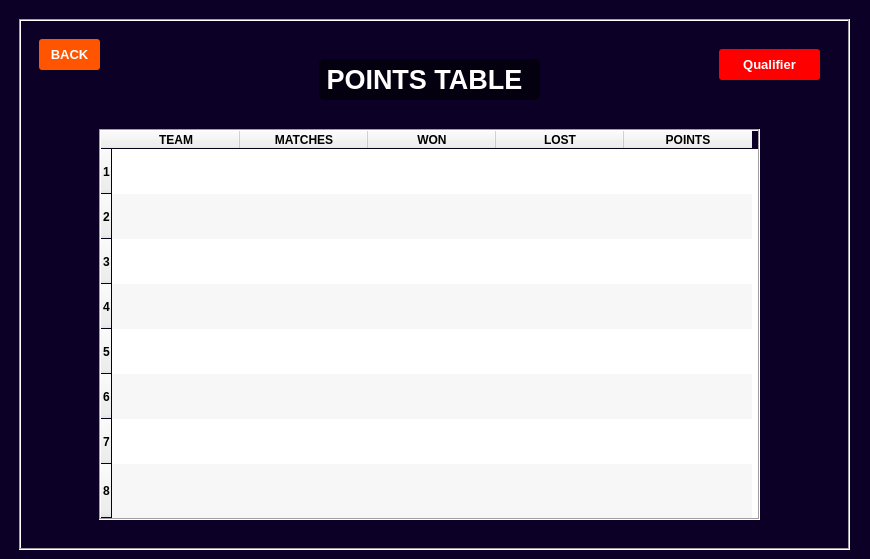
<?xml version="1.0" encoding="UTF-8"?>
<ui version="4.0">
 <class>MainWindow_PTOU</class>
 <widget class="QMainWindow" name="MainWindow_PTOU">
  <property name="geometry">
   <rect>
    <x>0</x>
    <y>0</y>
    <width>870</width>
    <height>559</height>
   </rect>
  </property>
  <property name="palette">
   <palette>
    <active>
     <colorrole role="Base">
      <brush brushstyle="SolidPattern">
       <color alpha="255">
        <red>255</red>
        <green>255</green>
        <blue>255</blue>
       </color>
      </brush>
     </colorrole>
     <colorrole role="Window">
      <brush brushstyle="SolidPattern">
       <color alpha="255">
        <red>12</red>
        <green>0</green>
        <blue>38</blue>
       </color>
      </brush>
     </colorrole>
    </active>
    <inactive>
     <colorrole role="Base">
      <brush brushstyle="SolidPattern">
       <color alpha="255">
        <red>255</red>
        <green>255</green>
        <blue>255</blue>
       </color>
      </brush>
     </colorrole>
     <colorrole role="Window">
      <brush brushstyle="SolidPattern">
       <color alpha="255">
        <red>12</red>
        <green>0</green>
        <blue>38</blue>
       </color>
      </brush>
     </colorrole>
    </inactive>
    <disabled>
     <colorrole role="Base">
      <brush brushstyle="SolidPattern">
       <color alpha="255">
        <red>12</red>
        <green>0</green>
        <blue>38</blue>
       </color>
      </brush>
     </colorrole>
     <colorrole role="Window">
      <brush brushstyle="SolidPattern">
       <color alpha="255">
        <red>12</red>
        <green>0</green>
        <blue>38</blue>
       </color>
      </brush>
     </colorrole>
    </disabled>
   </palette>
  </property>
  <property name="windowTitle">
   <string>MainWindow</string>
  </property>
  <widget class="QWidget" name="centralwidget">
   <widget class="QFrame" name="frame">
    <property name="geometry">
     <rect>
      <x>19</x>
      <y>19</y>
      <width>831</width>
      <height>531</height>
     </rect>
    </property>
    <property name="styleSheet">
     <string notr="true"/>
    </property>
    <property name="frameShape">
     <enum>QFrame::Box</enum>
    </property>
    <property name="frameShadow">
     <enum>QFrame::Sunken</enum>
    </property>
    <widget class="QLabel" name="label">
     <property name="geometry">
      <rect>
       <x>10</x>
       <y>10</y>
       <width>811</width>
       <height>511</height>
      </rect>
     </property>
     <property name="text">
      <string/>
     </property>
     <property name="pixmap">
      <pixmap>images/ux-design-studio-by-thence-designing-for-outcomes-not-outputs-3943.jpg</pixmap>
     </property>
     <property name="scaledContents">
      <bool>true</bool>
     </property>
     <property name="wordWrap">
      <bool>true</bool>
     </property>
    </widget>
    <widget class="QPushButton" name="pushButton_back">
     <property name="geometry">
      <rect>
       <x>20</x>
       <y>20</y>
       <width>61</width>
       <height>31</height>
      </rect>
     </property>
     <property name="palette">
      <palette>
       <active>
        <colorrole role="WindowText">
         <brush brushstyle="SolidPattern">
          <color alpha="255">
           <red>255</red>
           <green>255</green>
           <blue>255</blue>
          </color>
         </brush>
        </colorrole>
        <colorrole role="Button">
         <brush brushstyle="SolidPattern">
          <color alpha="255">
           <red>255</red>
           <green>85</green>
           <blue>0</blue>
          </color>
         </brush>
        </colorrole>
        <colorrole role="Text">
         <brush brushstyle="SolidPattern">
          <color alpha="255">
           <red>255</red>
           <green>255</green>
           <blue>255</blue>
          </color>
         </brush>
        </colorrole>
        <colorrole role="ButtonText">
         <brush brushstyle="SolidPattern">
          <color alpha="255">
           <red>255</red>
           <green>255</green>
           <blue>255</blue>
          </color>
         </brush>
        </colorrole>
        <colorrole role="Base">
         <brush brushstyle="SolidPattern">
          <color alpha="255">
           <red>255</red>
           <green>85</green>
           <blue>0</blue>
          </color>
         </brush>
        </colorrole>
        <colorrole role="Window">
         <brush brushstyle="SolidPattern">
          <color alpha="255">
           <red>255</red>
           <green>85</green>
           <blue>0</blue>
          </color>
         </brush>
        </colorrole>
       </active>
       <inactive>
        <colorrole role="WindowText">
         <brush brushstyle="SolidPattern">
          <color alpha="255">
           <red>255</red>
           <green>255</green>
           <blue>255</blue>
          </color>
         </brush>
        </colorrole>
        <colorrole role="Button">
         <brush brushstyle="SolidPattern">
          <color alpha="255">
           <red>255</red>
           <green>85</green>
           <blue>0</blue>
          </color>
         </brush>
        </colorrole>
        <colorrole role="Text">
         <brush brushstyle="SolidPattern">
          <color alpha="255">
           <red>255</red>
           <green>255</green>
           <blue>255</blue>
          </color>
         </brush>
        </colorrole>
        <colorrole role="ButtonText">
         <brush brushstyle="SolidPattern">
          <color alpha="255">
           <red>255</red>
           <green>255</green>
           <blue>255</blue>
          </color>
         </brush>
        </colorrole>
        <colorrole role="Base">
         <brush brushstyle="SolidPattern">
          <color alpha="255">
           <red>255</red>
           <green>85</green>
           <blue>0</blue>
          </color>
         </brush>
        </colorrole>
        <colorrole role="Window">
         <brush brushstyle="SolidPattern">
          <color alpha="255">
           <red>255</red>
           <green>85</green>
           <blue>0</blue>
          </color>
         </brush>
        </colorrole>
       </inactive>
       <disabled>
        <colorrole role="WindowText">
         <brush brushstyle="SolidPattern">
          <color alpha="255">
           <red>255</red>
           <green>255</green>
           <blue>255</blue>
          </color>
         </brush>
        </colorrole>
        <colorrole role="Button">
         <brush brushstyle="SolidPattern">
          <color alpha="255">
           <red>255</red>
           <green>85</green>
           <blue>0</blue>
          </color>
         </brush>
        </colorrole>
        <colorrole role="Text">
         <brush brushstyle="SolidPattern">
          <color alpha="255">
           <red>255</red>
           <green>255</green>
           <blue>255</blue>
          </color>
         </brush>
        </colorrole>
        <colorrole role="ButtonText">
         <brush brushstyle="SolidPattern">
          <color alpha="255">
           <red>255</red>
           <green>255</green>
           <blue>255</blue>
          </color>
         </brush>
        </colorrole>
        <colorrole role="Base">
         <brush brushstyle="SolidPattern">
          <color alpha="255">
           <red>255</red>
           <green>85</green>
           <blue>0</blue>
          </color>
         </brush>
        </colorrole>
        <colorrole role="Window">
         <brush brushstyle="SolidPattern">
          <color alpha="255">
           <red>255</red>
           <green>85</green>
           <blue>0</blue>
          </color>
         </brush>
        </colorrole>
       </disabled>
      </palette>
     </property>
     <property name="font">
      <font>
       <pointsize>10</pointsize>
       <weight>75</weight>
       <bold>true</bold>
      </font>
     </property>
     <property name="autoFillBackground">
      <bool>false</bool>
     </property>
     <property name="styleSheet">
      <string notr="true">QPushButton{
  border-style: outset;	
  color: rgb(255, 255, 255);
  text-shadow: 2px 2px 2px red;
  background-color: rgb(255, 85, 0);
  border-radius: 3px;
}</string>
     </property>
     <property name="text">
      <string>BACK</string>
     </property>
    </widget>
    <widget class="QLabel" name="label_16">
     <property name="geometry">
      <rect>
       <x>300</x>
       <y>40</y>
       <width>221</width>
       <height>41</height>
      </rect>
     </property>
     <property name="palette">
      <palette>
       <active>
        <colorrole role="WindowText">
         <brush brushstyle="SolidPattern">
          <color alpha="255">
           <red>255</red>
           <green>255</green>
           <blue>255</blue>
          </color>
         </brush>
        </colorrole>
        <colorrole role="Button">
         <brush brushstyle="SolidPattern">
          <color alpha="153">
           <red>0</red>
           <green>0</green>
           <blue>0</blue>
          </color>
         </brush>
        </colorrole>
        <colorrole role="Base">
         <brush brushstyle="SolidPattern">
          <color alpha="153">
           <red>0</red>
           <green>0</green>
           <blue>0</blue>
          </color>
         </brush>
        </colorrole>
        <colorrole role="Window">
         <brush brushstyle="SolidPattern">
          <color alpha="153">
           <red>0</red>
           <green>0</green>
           <blue>0</blue>
          </color>
         </brush>
        </colorrole>
       </active>
       <inactive>
        <colorrole role="WindowText">
         <brush brushstyle="SolidPattern">
          <color alpha="255">
           <red>255</red>
           <green>255</green>
           <blue>255</blue>
          </color>
         </brush>
        </colorrole>
        <colorrole role="Button">
         <brush brushstyle="SolidPattern">
          <color alpha="153">
           <red>0</red>
           <green>0</green>
           <blue>0</blue>
          </color>
         </brush>
        </colorrole>
        <colorrole role="Base">
         <brush brushstyle="SolidPattern">
          <color alpha="153">
           <red>0</red>
           <green>0</green>
           <blue>0</blue>
          </color>
         </brush>
        </colorrole>
        <colorrole role="Window">
         <brush brushstyle="SolidPattern">
          <color alpha="153">
           <red>0</red>
           <green>0</green>
           <blue>0</blue>
          </color>
         </brush>
        </colorrole>
       </inactive>
       <disabled>
        <colorrole role="WindowText">
         <brush brushstyle="SolidPattern">
          <color alpha="255">
           <red>120</red>
           <green>120</green>
           <blue>120</blue>
          </color>
         </brush>
        </colorrole>
        <colorrole role="Button">
         <brush brushstyle="SolidPattern">
          <color alpha="153">
           <red>0</red>
           <green>0</green>
           <blue>0</blue>
          </color>
         </brush>
        </colorrole>
        <colorrole role="Base">
         <brush brushstyle="SolidPattern">
          <color alpha="153">
           <red>0</red>
           <green>0</green>
           <blue>0</blue>
          </color>
         </brush>
        </colorrole>
        <colorrole role="Window">
         <brush brushstyle="SolidPattern">
          <color alpha="153">
           <red>0</red>
           <green>0</green>
           <blue>0</blue>
          </color>
         </brush>
        </colorrole>
       </disabled>
      </palette>
     </property>
     <property name="font">
      <font>
       <pointsize>20</pointsize>
       <weight>75</weight>
       <bold>true</bold>
       <underline>false</underline>
       <strikeout>false</strikeout>
       <kerning>true</kerning>
      </font>
     </property>
     <property name="styleSheet">
      <string notr="true">background-color: rgba(0, 0, 0, 0.6);
border-radius:5px;</string>
     </property>
     <property name="text">
      <string> POINTS TABLE </string>
     </property>
    </widget>
    <widget class="QTableWidget" name="tableWidget_PTOU">
     <property name="geometry">
      <rect>
       <x>80</x>
       <y>110</y>
       <width>661</width>
       <height>391</height>
      </rect>
     </property>
     <property name="sizePolicy">
      <sizepolicy hsizetype="Expanding" vsizetype="Expanding">
       <horstretch>0</horstretch>
       <verstretch>0</verstretch>
      </sizepolicy>
     </property>
     <property name="font">
      <font>
       <weight>75</weight>
       <bold>true</bold>
      </font>
     </property>
     <property name="autoFillBackground">
      <bool>false</bool>
     </property>
     <property name="frameShape">
      <enum>QFrame::Box</enum>
     </property>
     <property name="editTriggers">
      <set>QAbstractItemView::NoEditTriggers</set>
     </property>
     <property name="dragEnabled">
      <bool>true</bool>
     </property>
     <property name="dragDropMode">
      <enum>QAbstractItemView::NoDragDrop</enum>
     </property>
     <property name="alternatingRowColors">
      <bool>true</bool>
     </property>
     <property name="selectionMode">
      <enum>QAbstractItemView::NoSelection</enum>
     </property>
     <property name="selectionBehavior">
      <enum>QAbstractItemView::SelectRows</enum>
     </property>
     <property name="iconSize">
      <size>
       <width>0</width>
       <height>0</height>
      </size>
     </property>
     <property name="showGrid">
      <bool>false</bool>
     </property>
     <property name="gridStyle">
      <enum>Qt::NoPen</enum>
     </property>
     <property name="sortingEnabled">
      <bool>false</bool>
     </property>
     <property name="wordWrap">
      <bool>true</bool>
     </property>
     <property name="cornerButtonEnabled">
      <bool>true</bool>
     </property>
     <attribute name="horizontalHeaderCascadingSectionResizes">
      <bool>true</bool>
     </attribute>
     <attribute name="horizontalHeaderDefaultSectionSize">
      <number>128</number>
     </attribute>
     <attribute name="horizontalHeaderMinimumSectionSize">
      <number>38</number>
     </attribute>
     <attribute name="verticalHeaderCascadingSectionResizes">
      <bool>true</bool>
     </attribute>
     <attribute name="verticalHeaderDefaultSectionSize">
      <number>45</number>
     </attribute>
     <attribute name="verticalHeaderStretchLastSection">
      <bool>true</bool>
     </attribute>
     <row>
      <property name="text">
       <string>1</string>
      </property>
      <property name="font">
       <font>
        <weight>75</weight>
        <bold>true</bold>
       </font>
      </property>
     </row>
     <row>
      <property name="text">
       <string>2</string>
      </property>
      <property name="font">
       <font>
        <weight>75</weight>
        <bold>true</bold>
       </font>
      </property>
     </row>
     <row>
      <property name="text">
       <string>3</string>
      </property>
      <property name="font">
       <font>
        <weight>75</weight>
        <bold>true</bold>
       </font>
      </property>
     </row>
     <row>
      <property name="text">
       <string>4</string>
      </property>
      <property name="font">
       <font>
        <weight>75</weight>
        <bold>true</bold>
       </font>
      </property>
     </row>
     <row>
      <property name="text">
       <string>5</string>
      </property>
      <property name="font">
       <font>
        <weight>75</weight>
        <bold>true</bold>
       </font>
      </property>
     </row>
     <row>
      <property name="text">
       <string>6</string>
      </property>
      <property name="font">
       <font>
        <weight>75</weight>
        <bold>true</bold>
       </font>
      </property>
     </row>
     <row>
      <property name="text">
       <string>7</string>
      </property>
      <property name="font">
       <font>
        <weight>75</weight>
        <bold>true</bold>
       </font>
      </property>
     </row>
     <row>
      <property name="text">
       <string>8</string>
      </property>
      <property name="font">
       <font>
        <weight>75</weight>
        <bold>true</bold>
       </font>
      </property>
     </row>
     <column>
      <property name="text">
       <string>TEAM</string>
      </property>
      <property name="font">
       <font>
        <weight>75</weight>
        <bold>true</bold>
       </font>
      </property>
     </column>
     <column>
      <property name="text">
       <string>MATCHES</string>
      </property>
      <property name="font">
       <font>
        <weight>75</weight>
        <bold>true</bold>
       </font>
      </property>
     </column>
     <column>
      <property name="text">
       <string>WON</string>
      </property>
      <property name="font">
       <font>
        <weight>75</weight>
        <bold>true</bold>
       </font>
      </property>
     </column>
     <column>
      <property name="text">
       <string>LOST</string>
      </property>
      <property name="font">
       <font>
        <weight>75</weight>
        <bold>true</bold>
       </font>
      </property>
     </column>
     <column>
      <property name="text">
       <string>POINTS</string>
      </property>
      <property name="font">
       <font>
        <weight>75</weight>
        <bold>true</bold>
       </font>
      </property>
     </column>
    </widget>
    <widget class="QPushButton" name="pushButton_qualifier">
     <property name="geometry">
      <rect>
       <x>700</x>
       <y>30</y>
       <width>101</width>
       <height>31</height>
      </rect>
     </property>
     <property name="palette">
      <palette>
       <active>
        <colorrole role="WindowText">
         <brush brushstyle="SolidPattern">
          <color alpha="255">
           <red>255</red>
           <green>255</green>
           <blue>255</blue>
          </color>
         </brush>
        </colorrole>
        <colorrole role="Button">
         <brush brushstyle="SolidPattern">
          <color alpha="255">
           <red>255</red>
           <green>0</green>
           <blue>0</blue>
          </color>
         </brush>
        </colorrole>
        <colorrole role="Text">
         <brush brushstyle="SolidPattern">
          <color alpha="255">
           <red>255</red>
           <green>255</green>
           <blue>255</blue>
          </color>
         </brush>
        </colorrole>
        <colorrole role="ButtonText">
         <brush brushstyle="SolidPattern">
          <color alpha="255">
           <red>255</red>
           <green>255</green>
           <blue>255</blue>
          </color>
         </brush>
        </colorrole>
        <colorrole role="Base">
         <brush brushstyle="SolidPattern">
          <color alpha="255">
           <red>255</red>
           <green>0</green>
           <blue>0</blue>
          </color>
         </brush>
        </colorrole>
        <colorrole role="Window">
         <brush brushstyle="SolidPattern">
          <color alpha="255">
           <red>255</red>
           <green>0</green>
           <blue>0</blue>
          </color>
         </brush>
        </colorrole>
       </active>
       <inactive>
        <colorrole role="WindowText">
         <brush brushstyle="SolidPattern">
          <color alpha="255">
           <red>255</red>
           <green>255</green>
           <blue>255</blue>
          </color>
         </brush>
        </colorrole>
        <colorrole role="Button">
         <brush brushstyle="SolidPattern">
          <color alpha="255">
           <red>255</red>
           <green>0</green>
           <blue>0</blue>
          </color>
         </brush>
        </colorrole>
        <colorrole role="Text">
         <brush brushstyle="SolidPattern">
          <color alpha="255">
           <red>255</red>
           <green>255</green>
           <blue>255</blue>
          </color>
         </brush>
        </colorrole>
        <colorrole role="ButtonText">
         <brush brushstyle="SolidPattern">
          <color alpha="255">
           <red>255</red>
           <green>255</green>
           <blue>255</blue>
          </color>
         </brush>
        </colorrole>
        <colorrole role="Base">
         <brush brushstyle="SolidPattern">
          <color alpha="255">
           <red>255</red>
           <green>0</green>
           <blue>0</blue>
          </color>
         </brush>
        </colorrole>
        <colorrole role="Window">
         <brush brushstyle="SolidPattern">
          <color alpha="255">
           <red>255</red>
           <green>0</green>
           <blue>0</blue>
          </color>
         </brush>
        </colorrole>
       </inactive>
       <disabled>
        <colorrole role="WindowText">
         <brush brushstyle="SolidPattern">
          <color alpha="255">
           <red>255</red>
           <green>255</green>
           <blue>255</blue>
          </color>
         </brush>
        </colorrole>
        <colorrole role="Button">
         <brush brushstyle="SolidPattern">
          <color alpha="255">
           <red>255</red>
           <green>0</green>
           <blue>0</blue>
          </color>
         </brush>
        </colorrole>
        <colorrole role="Text">
         <brush brushstyle="SolidPattern">
          <color alpha="255">
           <red>255</red>
           <green>255</green>
           <blue>255</blue>
          </color>
         </brush>
        </colorrole>
        <colorrole role="ButtonText">
         <brush brushstyle="SolidPattern">
          <color alpha="255">
           <red>255</red>
           <green>255</green>
           <blue>255</blue>
          </color>
         </brush>
        </colorrole>
        <colorrole role="Base">
         <brush brushstyle="SolidPattern">
          <color alpha="255">
           <red>255</red>
           <green>0</green>
           <blue>0</blue>
          </color>
         </brush>
        </colorrole>
        <colorrole role="Window">
         <brush brushstyle="SolidPattern">
          <color alpha="255">
           <red>255</red>
           <green>0</green>
           <blue>0</blue>
          </color>
         </brush>
        </colorrole>
       </disabled>
      </palette>
     </property>
     <property name="font">
      <font>
       <pointsize>10</pointsize>
       <weight>75</weight>
       <bold>true</bold>
      </font>
     </property>
     <property name="autoFillBackground">
      <bool>false</bool>
     </property>
     <property name="styleSheet">
      <string notr="true">QPushButton{
  border-style: outset;	
  color: rgb(255, 255, 255);
  text-shadow: 2px 2px 2px red;
  background-color: rgb(255, 0, 0);
  border-radius: 3px;
}</string>
     </property>
     <property name="text">
      <string>Qualifier</string>
     </property>
    </widget>
   </widget>
   <widget class="QLabel" name="label_3">
    <property name="geometry">
     <rect>
      <x>0</x>
      <y>0</y>
      <width>870</width>
      <height>559</height>
     </rect>
    </property>
    <property name="text">
     <string/>
    </property>
    <property name="pixmap">
     <pixmap>images/0c0026.png</pixmap>
    </property>
    <property name="scaledContents">
     <bool>true</bool>
    </property>
   </widget>
   <zorder>label_3</zorder>
   <zorder>frame</zorder>
  </widget>
 </widget>
 <resources/>
 <connections/>
</ui>
